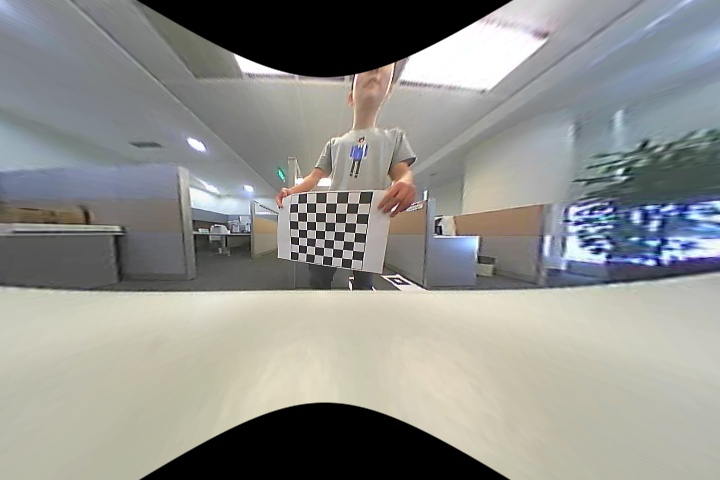
//> input picture image/11.jpg, 720 x 480 px
$ ./main   (built with g++ and OpenCV 4)
//> lines starting //> are read from the running program, lines starting //| are printed output that depends on the picture; after the words box and inside, x2 and y2 are one past the last pixel; in counts of white or black regions, pixels touching at a corner belong together
#include <iostream>
#include <cstdio>
#include <cstdlib>
#include "opencv2/opencv.hpp"
#include <cstring>
#include <algorithm>
#include  <map>
#include <string>
#define inf 1000

using namespace cv;
using namespace std;

#define ChessBoardWidth 7
#define ChessBoardHeight 7
#define ImageNum 3

int img_height, img_width;
int checked_img_num = 0;

Size s = Size(720, 480);//Size(1440,960);


int main(){

	string str_head = "data\\4\\";
	string str[10] = { "11", "22", "00", "1", "2", "8" };

	Mat identity = Mat::eye(3, 3, CV_64F);
        vector<vector<Point3d>>  obj_points;   //real objects' point sets
	vector<vector<Point2d> > img_points;   //image's point sets
	vector<Point3d> obj_temp;              //real objects' point in one image
	double sq_sz = 41.27;                  //real chessboard's square's width


	/**********************************************
	*  find chessboard's corners
	*  if find, save points to img_points
	**********************************************/
	cout << "Image_list: ";
	for (int i = 0; i < ImageNum; i++)
	{
		Mat img1 = imread(str_head + str[i] + ".jpg");
//> img1 is the input picture: 480 rows x 720 cols, CV_8UC3; mean B, G, R 140.4, 144.3, 143.7
		cout << str[i] + ".jpg" << " ";
		vector<Point2f> corners;
		img_width = img1.cols;
//> img_width = 720
		img_height = img1.rows;
//> img_height = 480

		bool found = findChessboardCorners(img1, Size(7, 7), corners);
//> corners = empty; found = false

		Mat gray;
		cvtColor(img1, gray, CV_BGR2GRAY);
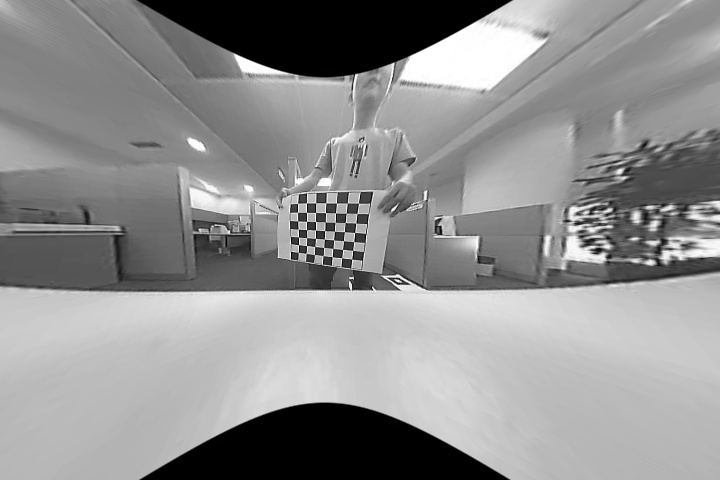
//> gray: 480 rows x 720 cols, CV_8UC1; min 0, max 255, mean 143.7
		//cornerSubPix(gray, corners, Size(10, 10), Size(-1, -1), TermCriteria(CV_TERMCRIT_ITER | CV_TERMCRIT_EPS, 20, 0.03));
		drawChessboardCorners(img1, Size(7, 7), corners, found);

		///*
		namedWindow(str[i], 0);
		imshow(str[i], img1);
		waitKey(10);
		//*/

		//if find chessboard's corners, save it to img_points
		if (found)
		{
			vector<Point2d> img_temp;
			for (int j = 0; j < ChessBoardHeight*ChessBoardWidth; j++)
			{
				Point2d temp = corners[j];
				img_temp.push_back(temp);
			}
			img_points.push_back(img_temp);
			checked_img_num++;
		}
	}
//> pass 2 of the loop `for (int i = 0; i < ImageNum; i++)`:
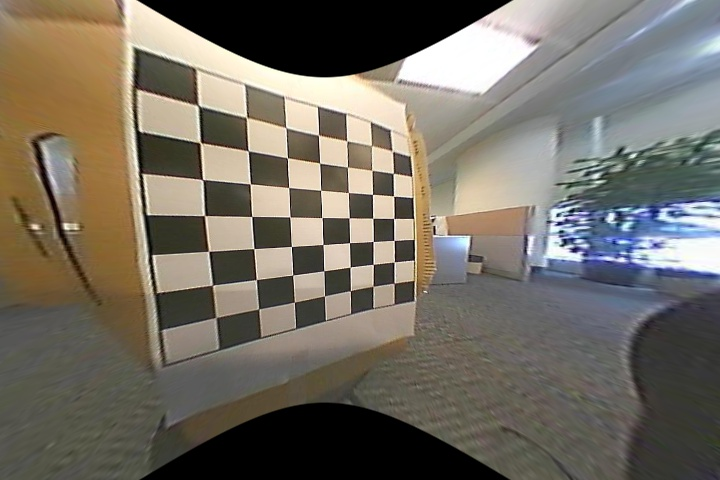
//> input picture image/22.jpg, 720 x 480 px
//> img1 is the input picture: 480 rows x 720 cols, CV_8UC3; mean B, G, R 99.2, 109.7, 115.4
//> corners = 49 Points (x, y), first 12: [197.8, 105.2], [246.2, 117.5], [286.1, 127.8], [318.4, 135.2], [347, 141], [366, 144.5], [392.6, 151.3], [200.1, 142.7], [248.6, 151.2], [287.2, 157.8], [319.6, 163.2], [347.1, 167.2]; found = true
//> `cvtColor(img1, gray, CV_BGR2GRAY);`:
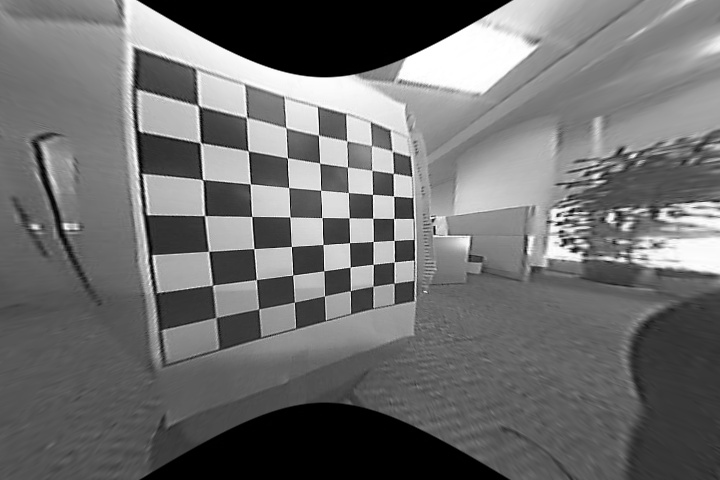
//> gray: 480 rows x 720 cols, CV_8UC1; min 0, max 255, mean 110.2
//> `drawChessboardCorners(img1, Size(7, 7), corners, found);`:
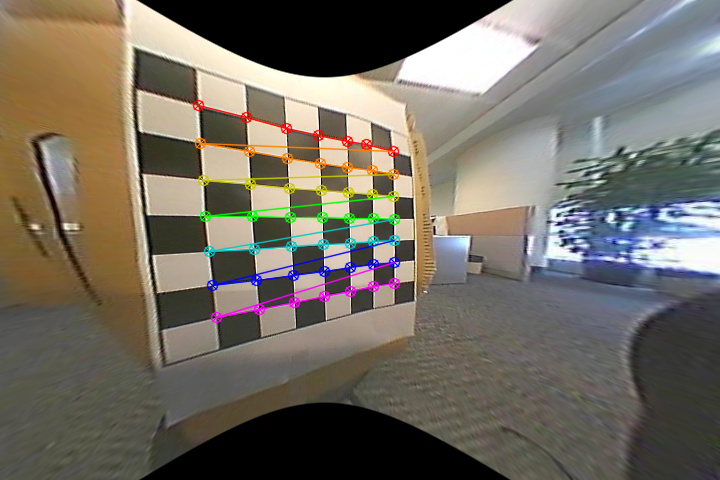
//> img1: 480 rows x 720 cols, CV_8UC3; 3.18% of pixels changed, all inside (x1, y1, x2, y2) = (192, 99, 401, 324)
//> the loop `for (int j = 0; j < ChessBoardHeight*ChessBoardWidth; j++)` made 49 passes
//> temp on passes 1 to 8: Point(197.8, 105.2), Point(246.2, 117.5), Point(286.1, 127.8), Point(318.4, 135.1), Point(347, 141), Point(366, 144.5), Point(392.5, 151.3), Point(200, 142.7)
//> img_points = 1 item
//> (the run ends here: the program stops with an error, at `bool found = findChessboardCorners(img1, Size(7, 7), corners);`)
